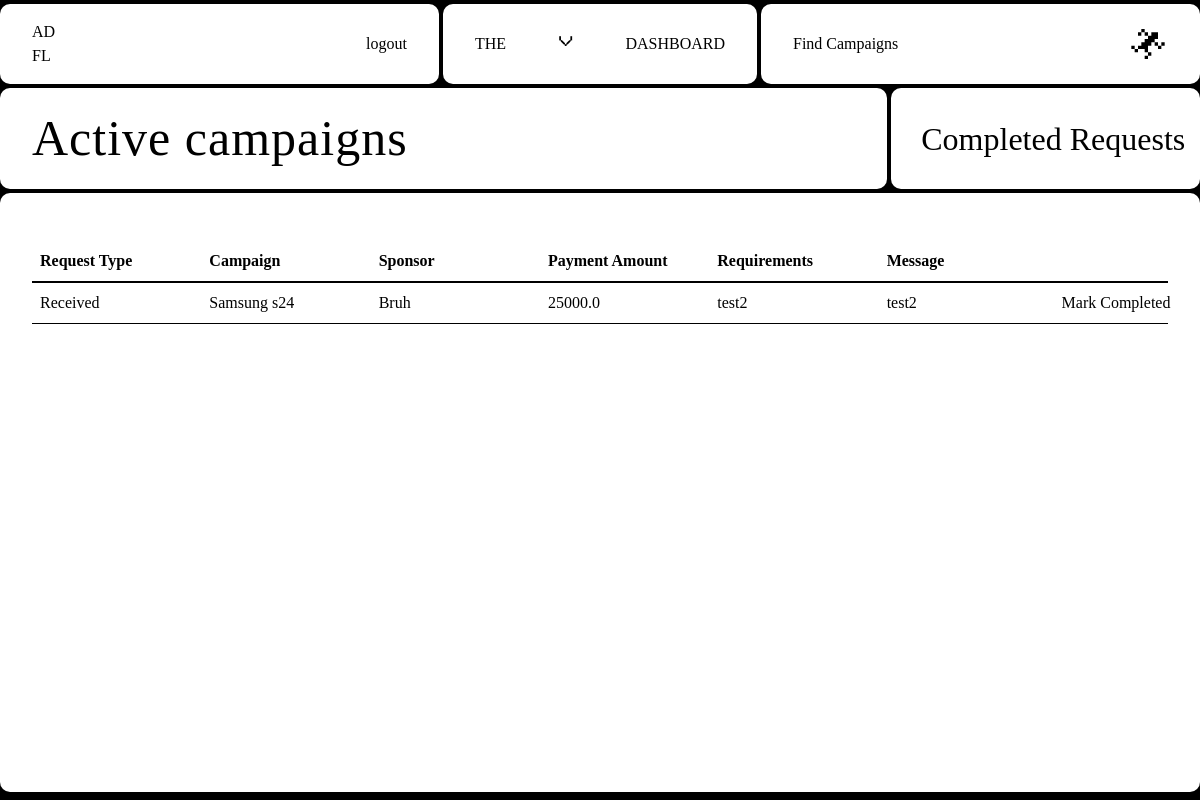
Page /influencer/activeCampaigns (signed in) on the committed database.
### Adfluence/models.py (models this page shows)
class Campaign(db.Model):
    __tablename__ = "campaign"
    id = db.Column(db.Integer, primary_key=True)
    name = db.Column(db.String(40), nullable=False)
    description = db.Column(db.Text, nullable=False)
    start_date = db.Column(db.Date, nullable=False)
    end_date = db.Column(db.Date, nullable=False)
    budget = db.Column(db.Integer, nullable=False)
    visibility = db.Column(db.String(10), nullable=False)  # 'public' or 'private'
    goals = db.Column(db.Text, nullable=False)
    niche = db.Column(db.String(40), nullable=False)
    status = db.Column(db.String(20), nullable=False, default="Incomplete")
    flagged = db.Column(db.Boolean, default=False)
    user_id = db.Column(db.Integer, db.ForeignKey("user.id"), nullable=False)
    ad_requests = db.relationship(
        "AdRequest", backref="campaign", cascade="all, delete-orphan"
    )
    campaign_requests = db.relationship(
        "campaignRequest", backref="campaign", cascade="all, delete-orphan"
    )

class User(db.Model, UserMixin):
    id = db.Column(db.Integer, primary_key=True)
    email = db.Column(db.String(40), unique=True)
    password = db.Column(db.String(40))
    name = db.Column(db.String(40))
    role = db.Column(db.String(20), nullable=False)
    niche = db.Column(db.String(40), nullable=False)
    flagged = db.Column(db.Boolean, default=False)
    influencers = relationship("Influencer", backref="user", lazy=True)
    campaigns = relationship("Campaign", backref="user", cascade="all, delete-orphan")
    transactions = relationship(
        "Transaction", backref="user", cascade="all,delete-orphan"
    )
    ratings = relationship("Rating", backref="user", cascade="all, delete-orphan")

class AdRequest(db.Model):
    id = db.Column(db.Integer, primary_key=True)
    campaign_id = db.Column(db.Integer, db.ForeignKey("campaign.id"), nullable=False)
    influencer_id = db.Column(db.Integer, db.ForeignKey("influencer.id"))
    messages = db.Column(db.Text)
    requirements = db.Column(db.Text, nullable=False)
    payment_amount = db.Column(db.Float, nullable=False)
    status = db.Column(db.String(20), nullable=False, default="Pending")
    completed = db.Column(db.Boolean, default=False)
    completion_confirmed = db.Column(db.Boolean, default=False)
    payment_done = db.Column(db.Boolean, default=False)
    rating_done = db.Column(db.Boolean, default=False)
    negotiations = relationship(
        "Negotiation", backref="ad_request", cascade="all, delete-orphan"
    )

### Adfluence/influencer.py (the view)
@influencer.route("/activeCampaigns", methods=["GET"])
@role_required("Influencer")
@login_required
def activeCampaigns():
    influencers = current_user.influencers
    influencer = influencers[0] if influencers else None
    ad_requests = AdRequest.query.filter_by(
        influencer_id=influencer.id, completed=False
    ).all()
    ad_requests_with_details = []
    for ad_request in ad_requests:
        campaign = Campaign.query.get(ad_request.campaign_id)
        user = User.query.get(campaign.user_id)
        ad_requests_with_details.append(
            {
                "request": ad_request,
                "campaign_name": campaign.name,
                "user_name": user.name,
                "request_type": "Received",
            }
        )
    campaign_requests = campaignRequest.query.filter_by(
        influencer_id=influencer.id, completed=False
    ).all()
    campaign_requests_with_details = []
    for campaign_request in campaign_requests:
        campaign = Campaign.query.get(campaign_request.campaign_id)
        user = User.query.get(campaign.user_id)
        campaign_requests_with_details.append(
            {
                "request": campaign_request,
                "campaign_name": campaign.name,
                "user_name": user.name,
                "request_type": "Sent",
            }
        )
    return render_template(
        "Influencer/activeCampaigns.html",
        user=current_user,
        influencer=influencer,
        ad_requests=ad_requests_with_details,
        campaign_requests=campaign_requests_with_details,
    )

### Adfluence/views.py (called while the page is built)
def role_required(role):
    def decorator(f):
        @wraps(f)
        def decorated_function(*args, **kwargs):
            if current_user.role != role:
                abort(403)
            return f(*args, **kwargs)
        return decorated_function
    return decorator

### Adfluence/templates/Influencer/activeCampaigns.html (shortened to what this page needs)
{% extends "base.html" %} {% block head %}
<link
  rel="stylesheet"
  href="{{ url_for('static', filename='src/influencer_css/active_campaigns.css') }}"
/>
{% endblock %} {% block content %}
<div class="container">
  <nav>
    <div class="nav-1">
      <a href="{{ url_for('influencer.dashboard') }}" class="logo view">
        AD <br />
        FL
      </a>
      <a href="{{ url_for('views.logout') }}" class="view">logout</a>
    </div>
    <div class="nav-2">
      <p class="menu-button">the</p>
      <p class="x">v</p>
      <p class="menu-button">dashboard</p>
    </div>
    <div class="nav-3">
      <a href="{{ url_for('influencer.viewCampaigns') }}" class="view"
        >Find Campaigns</a
      >
      <p>
      </p>
    </div>
  </nav>
  <div class="content-wrapper">
    <div class="header-wrapper">
      <div class="header-1">
        <h1>Active campaigns</h1>
      </div>
      <div class="header-2">
        <div class="marquee">
          <span>
            <a href="{{ url_for('influencer.view_completed_requests')}}">
              Completed Requests &nbsp; Completed Requests &nbsp; Completed
              Requests &nbsp; Completed Requests &nbsp; Completed Requests
              &nbsp; Completed Requests &nbsp; Completed Requests &nbsp;
              Completed Requests &nbsp; Completed Requests &nbsp; Completed
              Requests &nbsp; Completed Requests &nbsp; Completed Requests
              &nbsp; Completed Requests &nbsp;
            </a>
          </span>
        </div>
      </div>
    </div>
    <div class="table-wrapper">
      <table class="first-table">
        <thead>
          <th>Request Type</th>
          <th>Campaign</th>
          <th>Sponsor</th>
          <th>Payment Amount</th>
          <th>Requirements</th>
          <th>Message</th>
          <th class="link"></th>
        </thead>
        <tbody>
          {% for request in ad_requests + campaign_requests %}{% if
          request.request.status == "Accepted" %}
          <tr>
            <td>{{ request.request_type }}</td>
            <td>{{ request.campaign_name }}</td>
            <td>{{ request.user_name }}</td>
            <td>{{ request.request.payment_amount }}</td>
            <td>{{ request.request.requirements }}</td>
            <td>{{ request.request.messages }}</td>
            <td>
              <form
                method="POST"
                action="{{url_for('influencer.mark_completed', ad_request_id=request.request.id)}}"
              >
                <button class="view link" type="submit">Mark Completed</button>
              </form>
            </td>
            {% endif %} {% endfor %}
          </tr>
        </tbody>
      </table>
    </div>
  </div>
</div>
{% endblock %}

### Adfluence/static/css/main.css (style rules this page uses)
html, :host { line-height: 1.5; -webkit-text-size-adjust: 100%; -moz-tab-size: 4; -o-tab-size: 4; tab-size: 4; font-family: ui-sans-serif, system-ui, sans-serif, "Apple Color Emoji", "Segoe UI Emoji", "Segoe UI Symbol", "Noto Color Emoji"; font-feature-settings: normal; font-variation-settings: normal; -webkit-tap-highlight-color: transparent; }
body { margin: 0; line-height: inherit; }
h1, h2, h3, h4, h5, h6 { font-size: inherit; font-weight: inherit; }
a { color: inherit; text-decoration: inherit; }
table { text-indent: 0; border-color: inherit; border-collapse: collapse; }
button, input, optgroup, select, textarea { font-family: inherit; font-feature-settings: inherit; font-variation-settings: inherit; font-size: 100%; font-weight: inherit; line-height: inherit; letter-spacing: inherit; color: inherit; margin: 0; padding: 0; }
button, select { text-transform: none; }
button, input:where([type='button']), input:where([type='reset']), input:where([type='submit']) { -webkit-appearance: button; background-color: transparent; background-image: none; }
blockquote, dl, dd, h1, h2, h3, h4, h5, h6, hr, figure, p, pre { margin: 0; }
button, [role="button"] { cursor: pointer; }
img, svg, video, canvas, audio, iframe, embed, object { display: block; vertical-align: middle; }
.container { width: 100%; }
@media (min-width: 640px) { .container { max-width: 640px; } }
@media (min-width: 768px) { .container { max-width: 768px; } }
@media (min-width: 1024px) { .container { max-width: 1024px; } }
* { margin: 0; padding: 0; }

### Adfluence/static/src/input.css (style rules this page uses)
* { margin: 0; padding: 0; }

### Adfluence/static/src/influencer_css/active_campaigns.css (style rules this page uses)
* { margin: 0; padding: 0; box-sizing: border-box; }
html, body { width: 100%; height: 100%; background-color: #000; font-family: "Arame"; overflow: hidden; }
p { text-transform: uppercase; }
.x { font-family: sk; margin-top: -10px; font-size: 14px; }
.container { width: 100%; height: 100vh; max-width: 3840px; margin: 0 auto; display: flex; flex-direction: column; gap: 0.25em; }
nav { width: 100%; flex: 1; display: flex; gap: 0.25em; padding: 0.25em 0 0 0; background-color: #000; }
nav > div { display: flex; justify-content: space-between; align-items: center; padding: 1em 2em; background: #fff; color: #000; border-radius: 10px; }
.nav-1 { flex: 3; }
.nav-2 { flex: 2; }
.view { cursor: pointer; transition: all 0.2s ease-out; font-family: "Arame"; }
.nav-3 { flex: 3; }
.content-wrapper { flex: 12; width: 100%; height: 100%; display: flex; flex-direction: column; padding: 0 0 0.5em 0; background-color: #000; gap: 0.25em; overflow: hidden; }
.header-wrapper { display: flex; gap: 0.25em; }
.header-1 { flex: 8; background-color: #fff; color: #000; border-radius: 10px; text-align: left; padding: 0.8em 2em; }
.header-1 h1 { font-family: up; font-size: 50px; letter-spacing: 1px; }
.header-2 { flex: 3; background-color: #fff; border-radius: 10px; display: flex; justify-content: center; position: relative; transition: all 0.2s ease-out; }
.marquee { width: 100%; position: absolute; padding: 1em 0; overflow: hidden; z-index: 3; display: flex; align-items: center; white-space: nowrap; margin: 0 auto; bottom: 10px; }
.marquee span { font-family: up; font-size: 32px; transform: translateX(30px); transition: transform 0.5s ease-in-out; cursor: pointer; }
.marquee a { text-decoration: none; color: inherit; }
.table-wrapper { width: 100%; height: 100vh; overflow-x: auto; overflow-y: auto; display: flex; justify-content: center; border-radius: 10px; background: #fff; padding: 3em 2em; }
.first-table { width: 100%; border-collapse: collapse; table-layout: fixed; height: fit-content; }
.first-table th { position: sticky; top: 0; z-index: 1; background-color: #fff; padding: 0.5em 0.5em; border-bottom: 2px solid #000; text-align: left; font-size: 16px; }
.first-table td { padding: 0.5em 0.5em; border-bottom: 1px solid #000; text-align: left; vertical-align: top; word-wrap: break-word; white-space: normal; font-size: 16px; }
.link { width: 120px; }

### rows in the picture
Campaign: campaign_name "Samsung s24"
User: user_name "Bruh"
AdRequest: request.payment_amount "25000.0", request.requirements "test2", request.messages "test2"

### other values in the picture
{{ request.request_type }} "Received"
